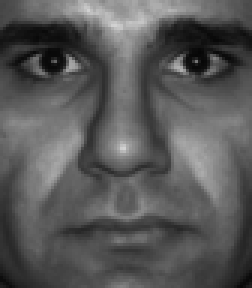
#> input picture 6/data/faces/1/001.png, 84 x 96 px (shown 3 times larger); its folder holds 5 pictures in this run
$ jupyter execute --allow-errors assignment6.ipynb
#> lines starting #> are read from the running program, lines starting #| are printed output that depends on the picture
# Assignment 6

[cell 1]
from os import listdir
from matplotlib import pyplot as plt
import matplotlib.animation
import numpy as np
import cv2
import a6_utils

## Exercise 1

### Task b

[cell 2]
def pca(X):
    #We get the matrix shape
    m, N = X.shape
    #We calculate the mean value of the data (seperately for x and y values)
    mean = 1/N * np.sum(X, axis=1,keepdims=True)
    #We center the data using the mean value (from all x/y we substract the mean x/y)
    X_d = X - mean
    #Compute the covariance matrix
    C = 1/(N-1) * np.dot(X_d, X_d.T)
    #Compute the eigenvalues and eigenvectors of the covariance matrix by using the SVD
    U, S, VT = np.linalg.svd(C)
    #COLUMNS of U are the eigenvectors
    #values of S are the eigenvalues
    #We return all of this because we need it for the next tasks
    return C, mean, U, S, VT

def task_b():
    #Read the points file
    X = np.loadtxt("data\points.txt")
    #Reshape it so it becomes a 2xN matrix
    X = X.reshape(-1,2).T
    C, mean, _, _, _ = pca(X)
    #We plot the points and draw the elipse
    plt.figure(figsize=(10,6))
    plt.scatter(X[0], X[1])
    a6_utils.drawEllipse(mean, C, n_std=1)
    plt.show()

#> (the rest of this cell did not finish here and is left out)

### Task c

[cell 3]
def task_c():
    #Read the points file and reshape it so it becomes a 2xN matrix
    X = np.loadtxt("data\points.txt").reshape(-1,2).T
    #Get the covariance matrix, the mean value, the eigenvectors and the eigenvalues
    C, mean, U, S, _ = pca(X)
    #We plot the points and draw the elipse
    plt.figure(figsize=(10,6))
    plt.scatter(X[0], X[1])
    a6_utils.drawEllipse(mean, C, n_std=1)
    #We square root the eigenvalues (otherwise it doesn't work)
    S = np.sqrt(S)
    #We plot the eigenvectors sclaled by the eigenvalues
    plt.plot([mean[0], mean[0] + U[0,0] * S[0]], [mean[1], mean[1] + U[1,0] * S[0]], color='red')
    plt.plot([mean[0], mean[0] + U[0,1] * S[1]], [mean[1], mean[1] + U[1,1] * S[1]], color='green')
    plt.show()

#> (the rest of this cell did not finish here and is left out)

### Task d

[cell 4]
def task_d():
    #Read the points file and reshape it so it becomes a 2xN matrix
    X = np.loadtxt("data\points.txt").reshape(-1,2).T
    #Get the covariance matrix, the mean value, the eigenvectors and the eigenvalues
    _, _, _, S, _ = pca(X)
    #We plot the eigenvalues using the bar plot
    plt.figure(figsize=(10,6))
    #We plot the cumulative sum of the eigenvalues (we divide by the sum of the eigenvalues so we normalize it)
    #Cumulative sum (cumsum) of array [1,2,3] is [1,3,6], of array [1,1,1] is [1,2,3]
    #So the second array element is the sum of the first and itself, the third is the sum of the first, second and itself and so on
    #The last element is the sum of all the elements, that's why we divide by the sum of the eigenvalues to normalize it
    plt.bar([1,2], np.cumsum(S)/np.sum(S))
    plt.show()

#> (the rest of this cell did not finish here and is left out)

### Task e

[cell 5]
def task_e():
    #Read the points file and reshape it so it becomes a 2xN matrix
    X = np.loadtxt("data\points.txt").reshape(-1,2).T
    #Get the covariance matrix, the mean value, the eigenvectors and the eigenvalues
    C, mean, U, S, _ = pca(X)

    #project the points in the PCA space
    X_new = np.dot(U.T, X - mean)
    #We remove the components from U that have the lowest eigenvalue
    newU = np.copy(U)
    newU[:,-1] = 0
    #We project the points back to the original space
    X_new = np.dot(newU, X_new) + mean

    #We plot the original points, the projected points, the elipse and the eigenvectors (in that order)
    plt.figure(figsize=(10,6))
    plt.scatter(X[0], X[1])
    plt.scatter(X_new[0], X_new[1], marker='x', color='red')
    a6_utils.drawEllipse(mean, C, n_std=1)
    S = np.sqrt(S)
    plt.plot([mean[0], mean[0] + U[0,0] * S[0]], [mean[1], mean[1] + U[1,0] * S[0]], color='red')
    plt.plot([mean[0], mean[0] + U[0,1] * S[1]], [mean[1], mean[1] + U[1,1] * S[1]], color='green')
    plt.show()

#> (the rest of this cell did not finish here and is left out)

### Task f

[cell 6]
def task_f():
    #Read the points file and reshape it so it becomes a 2xN matrix
    X = np.loadtxt("data\points.txt").reshape(-1,2).T
    #Get the covariance matrix, the mean value, the eigenvectors and the eigenvalues
    C, mean, U, S, _ = pca(X)

    #New points q = [6,6]T
    q = np.array([[6],[6]])

    #Calculate the closest point to q using euclidean distance
    #1.calculate all the distances
    distances = np.sqrt((q[0][0] - X[0,:])**2 + (q[1][0] - X[1,:])**2)
    #2.find the index of the minimum distance
    index = np.where(distances == min(distances))[0][0]
    #3.get the point with that index
    closest_point = X[:,index]

    #Project the points to the PCA space
    X_new = np.dot(U.T, X - mean)
    q_new = np.dot(U.T, q - mean)
    #Remove the component with the lowest eigenvalue
    newU = np.copy(U)
    newU[:,-1] = 0
    #We project the points back to the original space
    X_new = np.dot(newU, X_new) + mean
    q_new = np.dot(newU, q_new) + mean

    #We calculate the distances again and find the new closest point
    distances_new = np.sqrt((q_new[0][0] - X_new[0,:])**2 + (q_new[1][0] - X_new[1,:])**2)
    index_new = np.where(distances_new == min(distances_new))[0][0]
    closest_point_new = X_new[:,index_new]

    #We plot the original points, the projected points, the elipse and the eigenvectors (in that order)
    plt.figure(figsize=(10,6))
    plt.scatter(X[0], X[1])
    plt.scatter(X_new[0], X_new[1], marker='x', color='red')
    a6_utils.drawEllipse(mean, C, n_std=1)
    S = np.sqrt(S)
    plt.plot([mean[0], mean[0] + U[0,0] * S[0]], [mean[1], mean[1] + U[1,0] * S[0]], color='red')
    plt.plot([mean[0], mean[0] + U[0,1] * S[1]], [mean[1], mean[1] + U[1,1] * S[1]], color='green')
    plt.scatter(q[0], q[1], marker='+', color='black')
    plt.scatter(closest_point[0], closest_point[1], marker='+', color='black')
    plt.scatter(q_new[0], q_new[1], marker='+', color='purple')
    plt.scatter(closest_point_new[0], closest_point_new[1], marker='+', color='purple')
    plt.show()
    #Black + are the point q and it's closest point in the original space
    #Purple + are the point q and it's closest point after the transformation

#> (the rest of this cell did not finish here and is left out)

## Exercise 2

### Task a

[cell 7]
def dualPca(X):
    #We get the matrix shape
    m, N = X.shape
    #We calculate the mean value of the data (seperately for x and y values)
    mean = 1/N * np.sum(X, axis=1,keepdims=True)
    #We center the data using the mean value (from all x/y we substract the mean x/y)
    X_d = X - mean
    #Compute the covariance matrix
    C = 1/(N-1) * np.dot(X_d.T, X_d)
    #Compute the singular value decomposition
    U, S, VT = np.linalg.svd(C)
    #Compute the basis of the eigenvector space ???
    U = X_d @ U @ np.diag(np.sqrt(1/(S*(N-1))))
    return C, mean, U, S, VT

def task_a():
    #Read the points file and reshape it so it becomes a 2xN matrix
    X = np.loadtxt("data\points.txt").reshape(-1,2).T
    #Get the covariance matrix, the mean value, the eigenvectors and the eigenvalues
    _, _, U1, _, _ = pca(X)
    _, _, U2, _, _ = dualPca(X)
    print(U1)
    print(U2)

#> (the rest of this cell did not finish here and is left out)

### Task b

[cell 8]
def task_b():
    #Read the points file and reshape it so it becomes a 2xN matrix
    X = np.loadtxt("data\points.txt").reshape(-1,2).T
    #Get the covariance matrix, the mean value, the eigenvectors and the eigenvalues
    C, mean, U, S, _ = dualPca(X)

    #project the points in the PCA space
    X_new = np.dot(U.T, X - mean)
    #We project the points back to the original space
    X_new = np.dot(U, X_new) + mean

    #We plot the original points and the projected points to see if they match
    plt.figure(figsize=(10,6))
    plt.scatter(X[0], X[1])
    plt.scatter(X_new[0], X_new[1], marker='x', color='red')
    plt.show()

#> (the rest of this cell did not finish here and is left out)

## Exercise 3

### Task a

[cell 9]
def preparation(path="data/faces/1"):
#> called with path = 'data/faces/1'
    img_names = listdir(path)
    images = []

    for image in img_names:
        images.append(cv2.cvtColor(cv2.imread(f'{path}/{image}'), cv2.COLOR_RGB2GRAY).flatten())

    return np.asarray(images).T

### Task b

[cell 10]
def task_b():
    #Get the images matrix
    images = preparation()
    #Use the dualPCA on the matrix
    C, mean, U, S, VT = dualPca(images)

    #Plot the first 5 eigenvectors
    plt.figure(figsize=(10,3))

    #What we see are the first 5 most important eigenvectors, when we want to construct a face,
    #we will combine some of these vectors along with some other to get the face we want
    for i in range(5):
        plt.subplot(1,5,i+1)
        plt.imshow(np.reshape(U[:,i], (96, 84)), cmap="gray")
    plt.show()
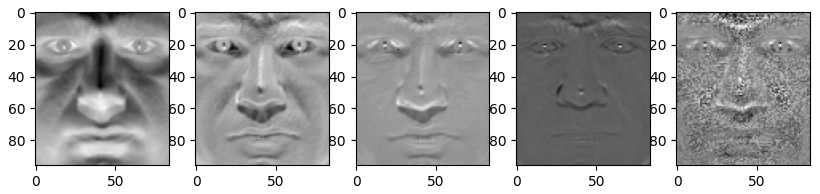
#> figure drawn by matplotlib, 5 panels

    #We get the image of a face
    image = cv2.cvtColor(cv2.imread("data/faces/1/001.png"), cv2.COLOR_RGB2GRAY)
#> image: shape (96, 84); min 6, max 210, mean 88.3

    #IMAGE 1
    #Convert the image to a vector
    X_1 = np.reshape(np.copy(image), (-1,1))
    #project the points in the PCA space
    X_1 = np.dot(U.T, X_1 - mean)
    #We project the points back to the original space
    X_1 = np.dot(U, X_1) + mean
    image_1 = np.reshape(X_1, image.shape)

    #IMAGE 2
    #Convert the image to a vector
    X_2 = np.reshape(np.copy(image), (-1,1))
    #Change 1 compontnt to 0
    X_2[4074] = 0
    #project the points in the PCA space
    X_2 = np.dot(U.T, X_2 - mean)
    #We project the points back to the original space
    X_2 = np.dot(U, X_2) + mean
    image_2 = np.reshape(X_2, image.shape)

    #IMAGE 3
    #Convert the image to a vector
    X_3 = np.reshape(np.copy(image), (-1,1))
    #project the points in the PCA space
    X_3 = np.dot(U.T, X_3 - mean)
    #change one of its componenets while in PCA space
    X_3[4] = 0
    #We project the points back to the original space
    X_3 = np.dot(U, X_3) + mean
    image_3 = np.reshape(X_3, image.shape)


    plt.subplot(3, 3, 1)
    plt.imshow(image, cmap="gray")
    plt.title(f'Original image')
    plt.subplot(3, 3, 2)
    plt.imshow(image_1, cmap="gray")
    plt.title(f'Converted to PCA and back')
    plt.subplot(3,3,3)
    plt.imshow(image - image_1)

    plt.subplot(3, 3, 4)
    plt.imshow(image, cmap="gray")
    plt.title(f'Original image')
    plt.subplot(3, 3, 5)
    plt.imshow(image_2, cmap="gray")
    plt.title(f'1 component set to 0 and converted to PCA and back')
    plt.subplot(3, 3, 6)
    plt.imshow(image - image_2)

    plt.subplot(3, 3, 7)
    plt.imshow(image, cmap="gray")
    plt.title(f'Original image')
    plt.subplot(3, 3, 8)
    plt.imshow(image_3, cmap="gray")
    plt.title(f'Converted to PCA had 1 component set to 0 and back')
    plt.subplot(3, 3, 9)
    plt.imshow(image - image_3)


    plt.show()
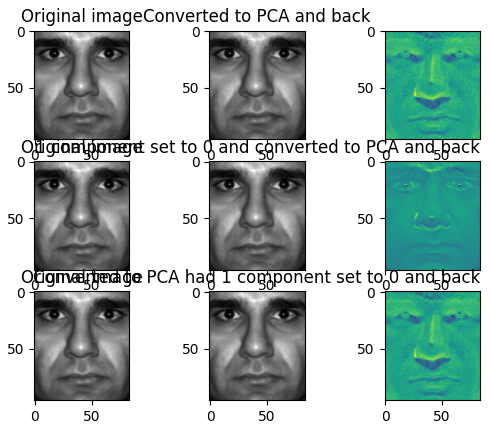
#> figure drawn by matplotlib, 9 panels

task_b()

### Task c

[cell 11]
def task_c():
    #Get the images matrix
    images = preparation()
    #Use the dualPCA on the matrix
    C, mean, U, S, VT = dualPca(images)

    #We get the image of a face
    image = cv2.cvtColor(cv2.imread("data/faces/1/001.png"), cv2.COLOR_RGB2GRAY)
    #Convert the image to a vector
    X = np.reshape(image, (-1,1))

    plt.figure(figsize=(10,6))
    nums = [32,16,8,4,2,1]
    for i, num in np.ndenumerate(nums):
        #project the points in the PCA space
        X_pca = np.dot(U.T, X - mean)
        #Remove the component with the lowest eigenvalue
        newU = np.copy(U)
        newU[:,num:] = 0
        #We project the points back to the original space
        X_new = np.dot(newU, X_pca) + mean
        img = np.reshape(X_new, image.shape)
        plt.subplot(1,6, i[0]+1)
        plt.imshow(img, cmap="gray")
    plt.show()
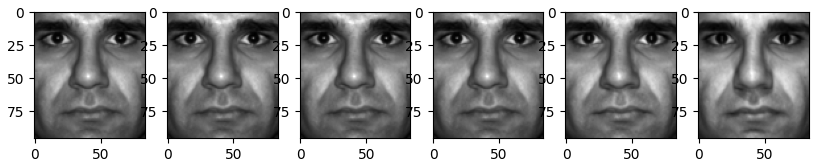
#> figure drawn by matplotlib, 6 panels

task_c()

### Task d

[cell 12]
#explanation https://discord.com/channels/435483352011767820/626489670787923972/1056989938807230494
def task_d():
    images = preparation("data/faces/2")
    C, mean, U, S, VT = dualPca(images)

    #We get the average photo, which we get by using the mean() function on our images
    avg_img = np.reshape(images.mean(axis=1), (-1,1))
    plt.imshow(avg_img.reshape((96,84)), cmap="gray")
    plt.show()

    #We project this average face to PCA space
    avg_pca = np.dot(U.T, avg_img - mean)

    #We look how the 2.eigenvector looks
    snd_egn = U[:,1]
    plt.imshow(snd_egn.reshape((96,84)), cmap="gray")
    plt.show()

    #We create a range from around -10 to 10 and define the scailing factor
    range = np.linspace(-3*np.pi, 3*np.pi, 200)
    scale = 3000

    fig, ax = plt.subplots()

    def anim_func(i):
        #For each range we multiply the eigenvector with the range and multiply with the scare to exagerate the results
        avg_pca[1] = np.sin(range[i]) * scale
        #We convert the face back to image space
        avg_pca_img = np.dot(U, avg_pca) + mean
        #We plot the image
        ax.imshow(avg_pca_img.reshape((96, 84)), cmap="gray", vmin=0, vmax=255)

    #We do the same but with 2 eigenvectors at the same time
    def anim_func2(i):
        avg_pca[1] = np.sin(range[i]) * scale
        avg_pca[2] = np.cos(range[i]) * scale
        avg_pca_img = np.dot(U, avg_pca) + mean
        ax.imshow(avg_pca_img.reshape((96, 84)), cmap="gray", vmin=0, vmax=255)


    #Because the eigenvector for which we are changing the weight looks as it looks, we can see one side of the face
    #getting darker when we apply more and more weight of that vector
    #In PCA space, our image gets converted to an array of 64, that represents the weights for our 64 eigenvectors
    #the first few vectors represent broader features, the latter represent the details
    animation = matplotlib.animation.FuncAnimation(fig, anim_func, frames=len(range))
    animation.resume()

    # animation = matplotlib.animation.FuncAnimation(fig, anim_func2, frames=len(range))
    # animation.resume()
    plt.show()

#> (the rest of this cell did not finish here and is left out)

### Task e

[cell 13]
def task_e():
    images = preparation("data/faces/1")
    #We use the face images in the dualPca function
    C, mean, U, S, VT = dualPca(images)

    #We load the elephant image
    image = cv2.cvtColor(cv2.imread("data/elephant.jpg"), cv2.COLOR_RGB2GRAY)
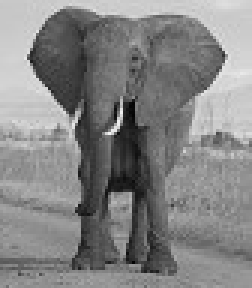
#> input picture 6/data/elephant.jpg, 84 x 96 px (shown 3 times larger)
#> image: shape (96, 84); min 4, max 243, mean 132.3
    X = np.reshape(image, (-1,1))

    #We send the elephant image to the PCA space built by face images and back
    X_pca = np.dot(U.T, X - mean)
    #We project the points back to the original space
    X = np.dot(U, X_pca) + mean
    #It will try to build the elephant image back using only the eigenvectors from the faces which is not possible

    plt.figure(figsize=(10,6))
    plt.subplot(1,2,1)
    plt.imshow(image, cmap="gray")
    plt.subplot(1,2,2)
    plt.imshow(np.reshape(X, (96,84)), cmap="gray")
    plt.show()
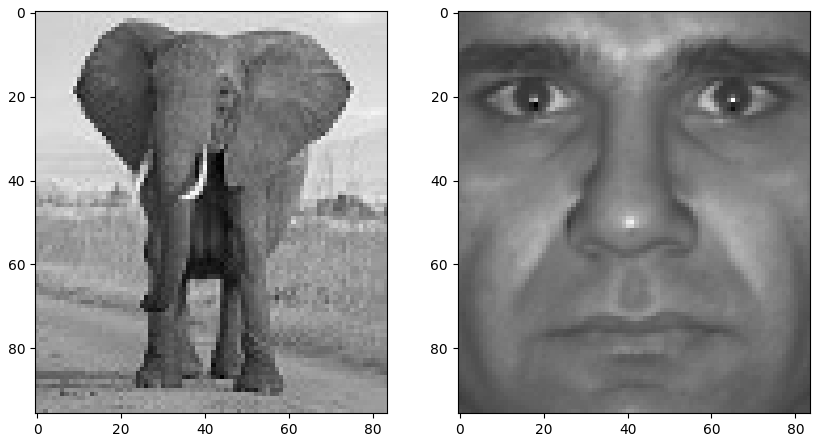
#> figure drawn by matplotlib, 2 panels

task_e()
